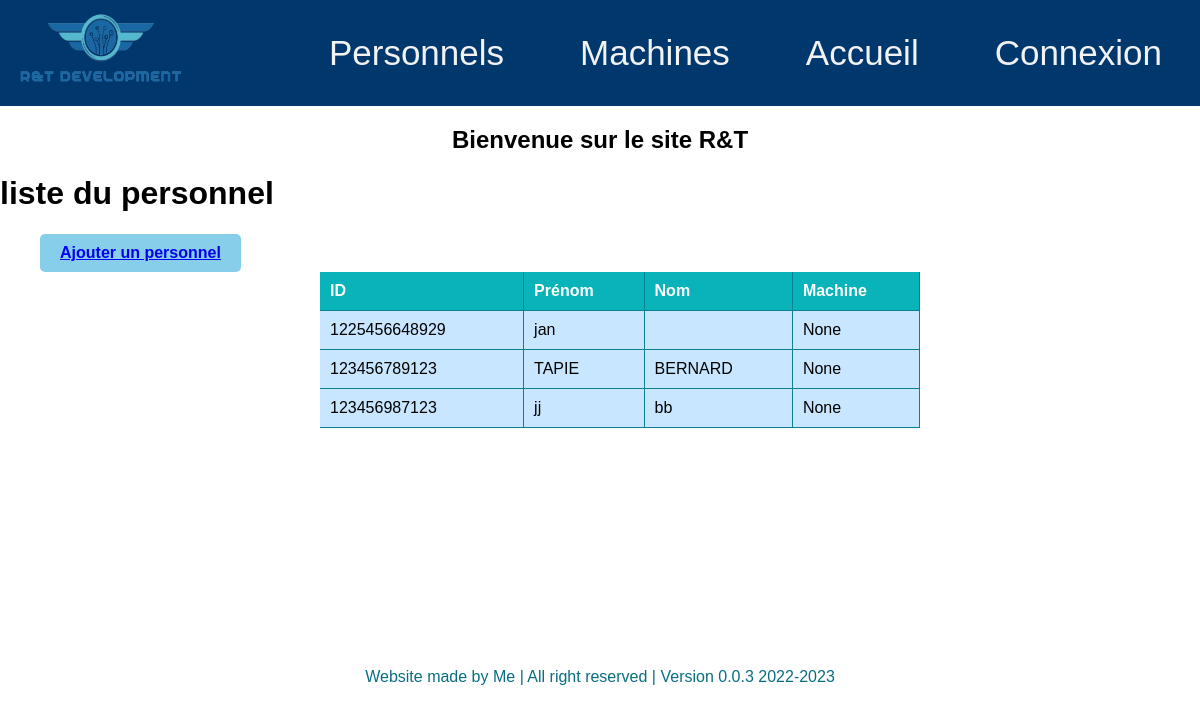
/computerApp/personnels/, run on an earlier commit of the app's database.
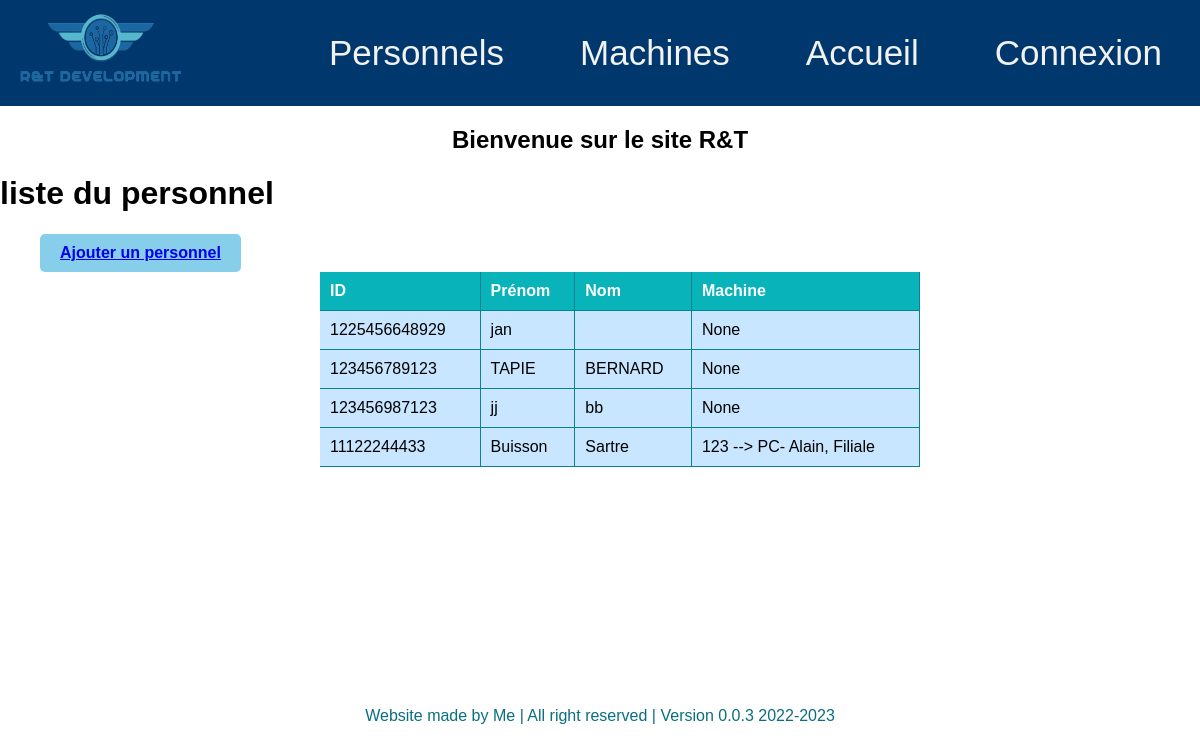
And on a later commit of the database.
### computerApp/models.py (models this page shows, shortened)
class Personnel(models.Model):
    id = models.PositiveIntegerField(primary_key=True,editable=True, validators=[MaxValueValidator(9999999999999)])
    nom= models.CharField(max_length= 200)
    prenom= models.CharField(max_length= 200)
    machine = models.ForeignKey(Machine, on_delete=models.SET_NULL, null=True)

class Machine(models.Model):
    id = models.AutoField(
        primary_key=True,
        editable=False)
    def __str__(self):
        return str(self.id) + " --> " + self.name + ", " + self.reseau
    TYPE = (
        ('PC', ('PC - Run windows')),
        ('Mac', ('MAc - Run MacOS')),
        ('Serveur', ('Serveur - Simple Server to deploy virtual machines')),
        ('Switch', ('Switch − To maintains and connect servers' )),
        ('Rooter', ('Rooter - To maintains and connect LANs')),
    )
    reseau = (
        ('Filiale', ('Filiale - 192.168.0.0')),
        ('QG', ('QG - 10.10.10.0')),
        ('Serveurs', ('Serveurs - 172.22.16.0')),
        ('WifiOuvert', ('WifiOuvert − 122.0.0.0' )),
        ('BackUp', ('BackUp - 156.123.0.0')),
    )
    type_machine = models.CharField(max_length=200, default ='')
    reseau = models.CharField(max_length=200, default ='')
    name = models.CharField(max_length=6, default ='')
    ip = models.GenericIPAddressField(null=True)
    maintenanceDate = models.DateField(default = datetime.now())

### computerApp/views.py (the view)
# urls.py: path('personnels/', views.personnel_list_view, name='personnels'),
def personnel_list_view(request) :
    personnels = Personnel.objects.all()
    context={'personnels': personnels}
    return render(request, 'computerApp/personnel_list.html', context)

### computerApp/views.py (called while the page is built)
def global_context(request):
    from .forms import SearchForm
    form = SearchForm()  # Crée une instance du formulaire de recherche
    return {'search_form': form}  # Retourne le formulaire dans le contexte sous la clé 'search_form'

### computerApp/templates/computerApp/personnel_list.html (shortened to what this page needs)
{% extends "index.html" %}
{% block content %}
    <h1>liste du personnel</h1>
    {% if personnels %}
    <ul>
        <button class="button-add">
            <a href="{% url 'add-personnel' %}">Ajouter un personnel</a>
        </button>
        <table>
            <thead>
                <tr>
                    <th>ID</th>
                    <th>Prénom</th>
                    <th>Nom</th>
                    <th>Machine</th>
                </tr>
            </thead>
            <tbody>
                {% for personnel in personnels %}
                    <tr>
                        <td>{{ personnel.id }}</td>
                        <td>{{ personnel.nom }}</td>
                        <td>{{ personnel.prenom }}</td>
                        <td>{{ personnel.machine }}</td>
                    </tr>
                {% endfor %}
            </tbody>
        </table>
    </ul>
    {% else %}
        <p>Il n'y a personne.</p>
    {% endif %}
{% endblock %}

What changed in the data, as far as the page shows it:
added Personnel: id "11122244433", nom "Buisson", prenom "Sartre", machine "123 --> PC- Alain, Filiale"
